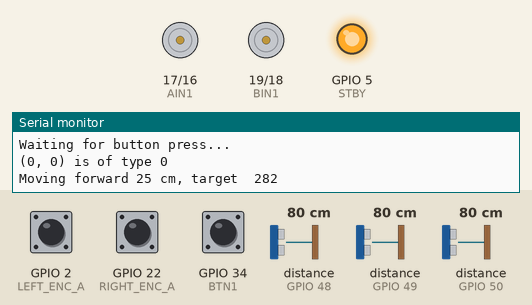
Simulated run of this sketch. Board: ESP32. Parts: motor-driver pin pairs drawn as motors (green arrow = first pin HIGH = forward, orange = second pin HIGH = backward, longer = more drive, scaled by the enable pin, stopped while the standby pin is LOW), output pins drawn as LEDs (lit = HIGH), the last lines printed to the serial monitor. The test bench sets the inputs (shaded band); at power-on: distance to the obstacle (sensors on GPIO 48, GPIO 50, GPIO 49) 80 cm, GPIO 2 (LEFT_ENC_A) HIGH, GPIO 22 (RIGHT_ENC_A) HIGH, GPIO 34 (BTN1) HIGH.

Above: at 4.6 s.
4.7 s: distance to the obstacle (sensor on GPIO 48) set to 15 cm
6.2 s: distance to the obstacle (sensor on GPIO 48) set to 10 cm
At 7.4 s:
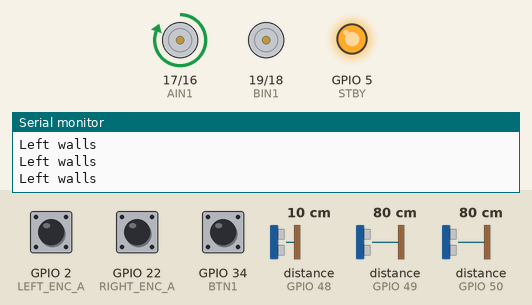
7.8 s: distance to the obstacle (sensor on GPIO 50) set to 14 cm
9.3 s: distance to the obstacle (sensor on GPIO 50) set to 11 cm
At 9.9 s:
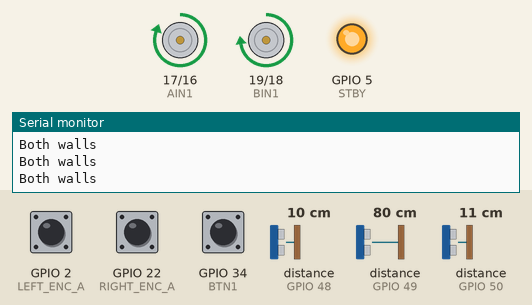
10.9 s: distance to the obstacle (sensor on GPIO 50) set to 4 cm
At 12.3 s:
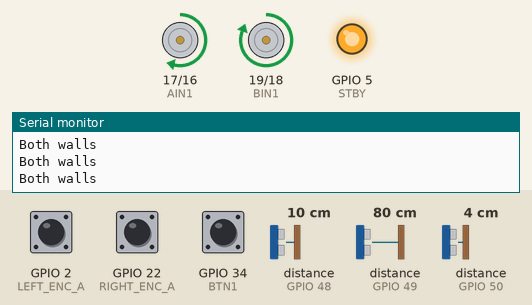
12.6 s: distance to the obstacle (sensor on GPIO 48) set to 2 cm
At 12.75 s:
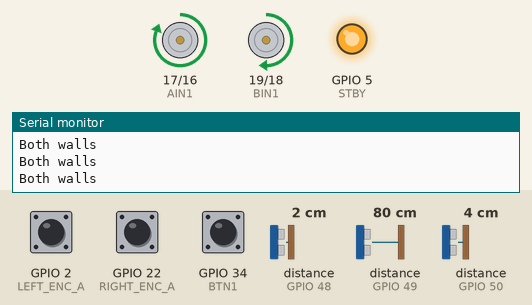
Timing chart, 0 to 18.7 s (numbered marks = the images above; inputs shaded):
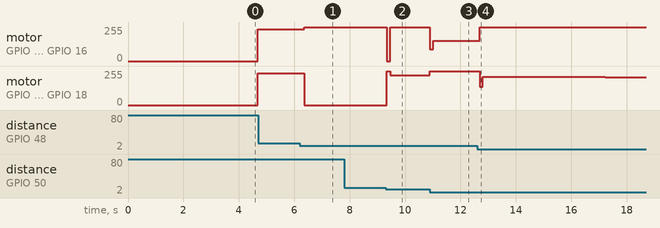

Measured:
- the behaviour switches between 13 and 12 cm on distance to the obstacle (sensor on GPIO 48) (found by bisection; images 0 and 1)
- the behaviour switches between 13 and 12 cm on distance to the obstacle (sensor on GPIO 50) (found by bisection; images 1 and 2)
- after the input at 6.2 s, motor on GPIO 17 (AIN1) / GPIO 16 (AIN2): forward 240/255 → forward 255/255 after 0.16 s; motor on GPIO 19 (BIN1) / GPIO 18 (BIN2): forward 240/255 → stopped after 0.16 s
- after the input at 9.3 s, motor on GPIO 17 (AIN1) / GPIO 16 (AIN2): forward 255/255 → stopped after 0.05 s, → forward 254/255 0.12 s later; motor on GPIO 19 (BIN1) / GPIO 18 (BIN2): stopped → forward 255/255 after 0.05 s, → forward 225/255 0.12 s later
- after the input at 10.9 s, motor on GPIO 17 (AIN1) / GPIO 16 (AIN2): forward 254/255 → forward 87/255 at once, → forward 153/255 0.12 s later, → forward 152/255 0.12 s later; motor on GPIO 19 (BIN1) / GPIO 18 (BIN2): forward 225/255 → forward 255/255 at once
- after the input at 12.6 s, motor on GPIO 17 (AIN1) / GPIO 16 (AIN2): forward 152/255 → forward 255/255 after 0.09 s; motor on GPIO 19 (BIN1) / GPIO 18 (BIN2): forward 255/255 → forward 136/255 after 0.09 s, → forward 211/255 0.12 s later, → forward 210/255 4.4 s later

The sketch:

mazeTrial3.ino
```cpp
#include <Wire.h>
#include <VL53L1X.h>
#include <queue>
#include <utility>
using namespace std;

// Utility function
void print() {
  Serial.println();  // Print a newline at the end of the line
}

// Variadic template function to handle multiple arguments
template<typename T, typename... Args>
void print(T first, Args... args) {
  Serial.print(first);
  Serial.print(" ");
  print(args...);  // Recursive call to handle the next argument
}

#define BTN1 34
#define BTN2 35

#define AIN1 17
#define AIN2 16
#define PWMA 4
#define STBY 5
#define BIN1 19
#define BIN2 18
#define PWMB 21

// Encoder pins
#define LEFT_ENC_A 2
#define LEFT_ENC_B 15
#define RIGHT_ENC_A 22
#define RIGHT_ENC_B 23

volatile long leftTicks = 0;
volatile long rightTicks = 0;

// XSHUT pins
#define XSHUT1 13
#define XSHUT2 27
#define XSHUT3 25

// I2C addresses we’ll assign
#define ADDR1 0x30
#define ADDR2 0x31
#define ADDR3 0x32

// Sensor objects
VL53L1X sensor1;
VL53L1X sensor2;
VL53L1X sensor3;

int timingBudget = 20; // in ms

void IRAM_ATTR leftEncoderISR() {
  bool a = digitalRead(LEFT_ENC_A);
  bool b = digitalRead(LEFT_ENC_B);
  leftTicks += (a == b) ? 1 : -1;
}

void IRAM_ATTR rightEncoderISR() {
  bool a = digitalRead(RIGHT_ENC_A);
  bool b = digitalRead(RIGHT_ENC_B);
  rightTicks += (a == b) ? 1 : -1;
}

int baseSpeed = 240;

const int MAZESIZE = 5;
int maze[MAZESIZE][MAZESIZE];
int flood[MAZESIZE][MAZESIZE];
int posX = 0, posY = 0; // Current position in the maze
int orientation = 2;

// int ardmaze[MAZESIZE][MAZESIZE] = {
//     0, 0, 0, 0, 0,
//     0, 0, 0, 0, 0,
//     0, 0, 0, 0, 0,
//     0, 0, 0, 0, 0,
//     0, 0, 0, 0, 0
// };
int dummymaze[MAZESIZE][MAZESIZE] = {
    11, 13, 3, 9, 3,
    8, 1, 0, 4, 6,
    10, 10, 8, 5, 3,
    10, 8, 0, 3, 10,
    14, 12, 6, 14, 14
};

// ---------------- PID variables ----------------
float wallKp = 1.45;   // start small
float wallKi = 0.0001;  // start near zero
float wallKd = 0.93;   // start small

float wallError = 0;
float wallPrev  = 0;
float wallInt   = 0;
float wallPIDValue = 0;


// ---------------- Distances ----------------
int distLeft, distRight, distFront;

void updateSensors() {
  distLeft  = sensor1.read();
  distFront = sensor2.read();
  distRight = sensor3.read();
}

// ---------------- Both-Wall PID ----------------
void runWallPID(int dL, int dR) {
  wallError = dL - dR;               // error = difference
  wallInt += wallError;              // accumulate
  wallInt = constrain(wallInt, -1000, 1000); // anti-windup
  float wallDeriv = wallError - wallPrev;
  wallPrev = wallError;

  wallPIDValue = wallKp * wallError + wallKi * wallInt + wallKd * wallDeriv;

  int leftSpeed  = constrain(baseSpeed - wallPIDValue, 0, 255);
  int rightSpeed = constrain(baseSpeed + wallPIDValue, 0, 255);

  mspeed(leftSpeed, rightSpeed);
}


int targetRightDist = 80; // mm
void runRightWallPID(int dR) {
  int error =  targetRightDist - dR;         // error = actual - desired distance
  wallInt += error;                        // integral term
  wallInt = constrain(wallInt, -1000, 1000); // anti-windup
  float deriv = error - wallPrev;          // derivative term
  wallPrev = error;

  float pidVal = wallKp * error + wallKi * wallInt + wallKd * deriv;

  int leftSpeed  = constrain(baseSpeed - pidVal, 0, 255);  // slow down if too close
  int rightSpeed = constrain(baseSpeed + pidVal, 0, 255);  // speed up opposite wheel

  mspeed(leftSpeed, rightSpeed);

  // Debug
}


int targetLeftDist = 80; // mm
void runLeftWallPID(int dL) {
  int error = dL - targetLeftDist;         // error = actual - desired distance
  wallInt += error;                        // integral term
  wallInt = constrain(wallInt, -1000, 1000); // anti-windup
  float deriv = error - wallPrev;          // derivative term
  wallPrev = error;

  float pidVal = wallKp * error + wallKi * wallInt + wallKd * deriv;

  int leftSpeed  = constrain(baseSpeed - pidVal, 0, 255);  // slow down if too close
  int rightSpeed = constrain(baseSpeed + pidVal, 0, 255);  // speed up opposite wheel

  mspeed(leftSpeed, rightSpeed);

  // Debug
}

void runEncoderPID() {
  wallError = leftTicks - rightTicks;               // error = difference
  wallInt += wallError;              // accumulate
  wallInt = constrain(wallInt, -1000, 1000); // anti-windup
  float wallDeriv = wallError - wallPrev;
  wallPrev = wallError;

  wallPIDValue = wallKp * wallError + wallKi * wallInt + wallKd * wallDeriv;

  int leftSpeed  = constrain(baseSpeed - wallPIDValue, 0, 255);
  int rightSpeed = constrain(baseSpeed + wallPIDValue, 0, 255);

  mspeed(leftSpeed, rightSpeed);
}


float cmToEncoderTicks = 11.3;
void moveForward() {
    int target = cmToEncoderTicks * 25; // 25 cm
    leftTicks = rightTicks = 0;
    int thresh = 130;
    int mode = 0, newMode = 0;
    wallInt=0;
    print("Moving forward 25 cm, target ", target);
        // Serial.printf("Dbg: L: %d, R: %d, F: %d TL: %d, TR: %d\n", distLeft, distRight, distFront, leftTicks, rightTicks);
    while (abs(leftTicks) < target and abs(rightTicks) < target) {
        updateSensors();
        // Serial.printf("Dbg: L: %d, R: %d, F: %d TL: %d, TR: %d\n", distLeft, distRight, distFront, leftTicks, rightTicks);
        // runWallPID(distLeft, distRight);
        float isWallLeft = (distLeft < thresh);
        float isWallRight = (distRight < thresh);
        newMode = isWallLeft*2+isWallRight;
        if (mode != newMode) wallInt=0;
        mode = newMode;
        if (isWallLeft and isWallRight) {
            runWallPID(distLeft, distRight);
            Serial.println("Both walls");
        } else if (isWallLeft) {
            runLeftWallPID(distLeft);
            Serial.println("Left walls");
        } else if (isWallRight) {
            runRightWallPID(distRight);
            Serial.println("Right wall");
        } else {
            runEncoderPID();
            Serial.println("Encoder PID");
        }
        delay(timingBudget);
    }
    mspeed(0, 0);
}

// void moveForward() {
//     int target = cmToEncoderTicks * 25; // 25 cm
//     leftTicks = rightTicks = 0;
//     int thresh = 150;
//     mspeed(baseSpeed, baseSpeed);
//     print("Moving forward 25 cm, target ", target);
//         Serial.printf("Dbg: L: %d, R: %d, F: %d TL: %d, TR: %d\n", distLeft, distRight, distFront, leftTicks, rightTicks);
//     while (abs(leftTicks) < target and abs(rightTicks) < target) {
//         updateSensors();
//         Serial.printf("Dbg: L: %d, R: %d, F: %d TL: %d, TR: %d\n", distLeft, distRight, distFront, leftTicks, rightTicks);
//         // runWallPID(distLeft, distRight);
//         float isWallLeft = (distLeft < thresh);
//         float isWallRight = (distRight < thresh);
//         if (isWallLeft and isWallRight) {
//             runWallPID(distLeft, distRight);
//             Serial.println("Both walls");
//         } else if (isWallLeft) {
//             runLeftWallPID(distLeft);
//             Serial.println("Left walls");
//         } else if (isWallRight) {
//             runRightWallPID(distRight);
//             Serial.println("Right wall");
//         } else {
//             runEncoderPID();
//             Serial.println("Encoder PID");
//         }
//         delay(20);
//     }
//     mspeed(0, 0);
// }

void identifyBlock() {
    uint8_t a[4], b[4];
    int thresh = 150;

    a[0] = sensor2.read() < thresh;
    a[1] = sensor3.read() < thresh;
    a[3] = sensor1.read() < thresh;
    a[2] = 0;

    for (int i = 0; i < 4; i++) {
        b[i] = a[(i - orientation+4) % 4];
    }

    // b[0] = (dummymaze[posX][posY] & 1) == 1;
    // b[1] = (dummymaze[posX][posY] & 2) == 2;
    // b[2] = (dummymaze[posX][posY] & 4) == 4;
    // b[3] = (dummymaze[posX][posY] & 8) == 8;

    int type = 8 * b[3] + 4 * b[2] + 2 * b[1] + b[0];
    maze[posX][posY] = type;
    if (posX > 0) {
        maze[posX-1][posY] |= (b[0] ? 4 : 0); // top wall
    }
    if (posX < MAZESIZE - 1) {
        maze[posX+1][posY] |= (b[2] ? 1 : 0); // bottom wall
    }
    if (posY > 0) {
        maze[posX][posY-1] |= (b[3] ? 2 : 0); // left wall
    }
    if (posY < MAZESIZE - 1) {
        maze[posX][posY+1] |= (b[1] ? 8 : 0); // right wall
    }
    Serial.printf("(%d, %d) is of type %d\n", posX, posY, maze[posX][posY]);
}

void floodfill() {
    int targetX = MAZESIZE - 1, targetY = MAZESIZE - 1;
    memset(flood, -1, MAZESIZE* MAZESIZE * sizeof(int));
    flood[targetX][targetY] = 0;

    queue<pair<int, int>> q;
    q.push({targetX, targetY});

    while (not q.empty()) {
        auto [x, y] = q.front();
        q.pop();
        if (x > 0 and flood[x-1][y] == -1 and (maze[x][y]&1) != 1) {
            flood[x-1][y] = flood[x][y] + 1;
            q.push({x-1, y});
        }
        if (x < MAZESIZE - 1 and flood[x+1][y] == -1 and (maze[x][y]&4) != 4) {
            flood[x+1][y] = flood[x][y] + 1;
            q.push({x+1, y});
        }
        if (y > 0 and flood[x][y-1] == -1 and (maze[x][y]&8) != 8) {
            flood[x][y-1] = flood[x][y] + 1;
            q.push({x, y-1});
        }
        if (y < MAZESIZE - 1 and flood[x][y+1] == -1 and (maze[x][y]&2) != 2) {
            flood[x][y+1] = flood[x][y] + 1;
            q.push({x, y+1});
        }
    }
}

int rotationDirections[4] = { 0, 90, 180, -90 }; // 0: forward, 1: right, 2: backward, 3: left
int nextBlock() {
    int target = -1;
    int oldOrient = orientation;
    if (posX > 0 and flood[posX-1][posY] == flood[posX][posY] - 1) {
        target = 0;
        posX -= 1; // Move left
        orientation = 0;
    } else if (posX < MAZESIZE - 1 and flood[posX+1][posY] == flood[posX][posY] - 1) {
        target = 2;
        posX += 1; // Move right
        orientation = 2;
    } else if (posY > 0 and flood[posX][posY-1] == flood[posX][posY] - 1) {
        target = 3;
        posY -= 1; // Move forward
        orientation = 3;
    } else if (posY < MAZESIZE - 1 and flood[posX][posY+1] == flood[posX][posY] - 1) {
        target = 1;
        posY += 1; // Move backward
        orientation = 1;
    }
    if (target == -1) return -1;
    return rotationDirections[(orientation - oldOrient + 4) % 4];
}

float rotationKp = 2.0;
float rotationKi = 0.0;
float rotationKd = 0.5;
float ticksPerDegree = 0.945;

void rotate(int degrees) {
  leftTicks = rightTicks = 0;
  long targetTicks = abs(degrees) * ticksPerDegree;
  int dir = (degrees > 0) ? 1 : -1;

  float integralR = 0;
  float lastError = 0;


  while (true) {
    // For rotation: left should go +target, right should go -target
    long leftTarget  = targetTicks;
    long rightTarget = targetTicks;

    long leftError  = leftTarget  - abs(leftTicks);
    long rightError = rightTarget - abs(rightTicks);

    // Stop condition: both motors close enough
    if (abs(leftError) < 5 && abs(rightError) < 5) break;

    // PID for left motor
    integralR += leftError;
    float diffL = leftError - lastError;
    float leftOutput = rotationKp * leftError + rotationKi * integralR + rotationKd * diffL;

    // PID for right motor
    integralR += rightError;
    float diffR = rightError - lastError;
    float rightOutput = rotationKp * rightError + rotationKi * integralR + rotationKd * diffR;

    lastError = (leftError + rightError) / 2;

    // Clamp & add deadzone compensation
    if (abs(leftOutput) < 80) leftOutput = (leftOutput >= 0 ? 80 : -80);
    if (abs(rightOutput) < 80) rightOutput = (rightOutput >= 0 ? 80 : -80);
    leftOutput  = constrain(leftOutput,  -255, 255);
    rightOutput = constrain(rightOutput, -255, 255);

    // Apply: left forward, right backward
    mspeed(dir * leftOutput, -dir * rightOutput);
    delay(20);
  }

  mspeed(0, 0);
  delay(500);
}


void setup() {
    Serial.begin(115200);
    // Use custom I2C pins: SDA = 33, SCL = 32
  Wire.begin(33, 32);

  // --- Step 1: Reset all sensors ---
  pinMode(XSHUT1, OUTPUT);
  pinMode(XSHUT2, OUTPUT);
  pinMode(XSHUT3, OUTPUT);
  digitalWrite(XSHUT1, LOW);
  digitalWrite(XSHUT2, LOW);
  digitalWrite(XSHUT3, LOW);
  delay(100);

  // --- Step 2: Boot sensor1 only ---
  pinMode(XSHUT1, INPUT); // release -> pulled HIGH
  delay(10);
  if (!sensor1.init()) {
    Serial.println("Sensor1 init failed!");
    while (1);
  }
  sensor1.setAddress(ADDR1);

  // --- Step 3: Boot sensor2 ---
  pinMode(XSHUT2, INPUT);
  delay(10);
  if (!sensor2.init()) {
    Serial.println("Sensor2 init failed!");
    while (1);
  }
  sensor2.setAddress(ADDR2);

  // --- Step 4: Boot sensor3 ---
  pinMode(XSHUT3, INPUT);
  delay(10);
  if (!sensor3.init()) {
    Serial.println("Sensor3 init failed!");
    while (1);
  }
  sensor3.setAddress(ADDR3);

  // --- Step 5: Configure all sensors ---
  sensor1.setDistanceMode(VL53L1X::Medium);
  sensor1.setMeasurementTimingBudget(timingBudget*1000); // 22 ms
  sensor1.startContinuous(timingBudget);

  sensor2.setDistanceMode(VL53L1X::Medium);
  sensor2.setMeasurementTimingBudget(timingBudget*1000);
  sensor2.startContinuous(timingBudget);

  sensor3.setDistanceMode(VL53L1X::Medium);
  sensor3.setMeasurementTimingBudget(timingBudget*1000);
  sensor3.startContinuous(timingBudget);
  Serial.println("All sensors initialized.");
    // Motor setup
  pinMode(PWMA, OUTPUT); pinMode(AIN1, OUTPUT); pinMode(AIN2, OUTPUT);
  pinMode(PWMB, OUTPUT); pinMode(BIN1, OUTPUT); pinMode(BIN2, OUTPUT);
  pinMode(STBY, OUTPUT); digitalWrite(STBY, HIGH);

  // Encoder setup
  pinMode(LEFT_ENC_A, INPUT_PULLUP);
  pinMode(LEFT_ENC_B, INPUT_PULLUP);
  pinMode(RIGHT_ENC_A, INPUT_PULLUP);
  pinMode(RIGHT_ENC_B, INPUT_PULLUP);

  attachInterrupt(digitalPinToInterrupt(LEFT_ENC_A), leftEncoderISR, RISING);
  attachInterrupt(digitalPinToInterrupt(RIGHT_ENC_A), rightEncoderISR, RISING);
  Serial.println("Motor Encoders initialised");

  pinMode(BTN1, INPUT);
  pinMode(BTN2, INPUT);

    // calibrate sensors at the start by taking 10 readings
    int epoch=10;
    targetLeftDist = targetRightDist = 0;

    for (int i = 0; i < epoch; i++) {
        targetLeftDist += sensor1.read();
        targetRightDist += sensor3.read();
        delay(timingBudget);
    }
    targetLeftDist /= epoch;
    targetRightDist /= epoch;

    delay(1000);
    rotate(0);

    Serial.println("Waiting for button press...");
    while (digitalRead(BTN1) == LOW) {}
    delay(1000);
}

void loop() {
    // Serial.printf("Bot at (%d, %d), orient: %d \n", posX, posY, orientation);
    identifyBlock();
    floodfill();
    int degrees = nextBlock();
    while (degrees == -1) {
        Serial.println("End of the maze");
        delay(1000);
    }
    rotate(degrees);
    delay(500);
    moveForward();
    delay(500);
}

void mspeed(int a, int b) {
    if (abs(a) <= 255) {
        digitalWrite(AIN1, a >= 0); digitalWrite(AIN2, a < 0);
        analogWrite(PWMA, abs(a));
    }

    if (abs(b) <= 255) {
        digitalWrite(BIN1, b >= 0); digitalWrite(BIN2, b < 0);
        analogWrite(PWMB, abs(b));
    }
}
```
